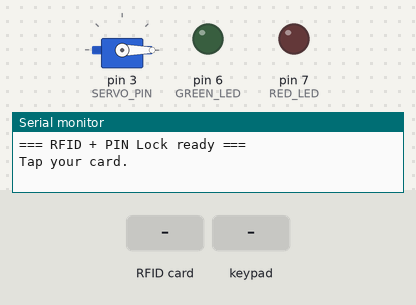
This sketch was run on a simulated Arduino Uno, built with avr-gcc and run on an emulated ATmega328P. Parts: servo, output pins drawn as LEDs (lit = HIGH), the last lines printed to the serial monitor. The test bench sets the inputs (shaded band). Pins used as bus, display or sensor lines are not drawn.

Above: at 1.2 s.
1.3 s: RFID card 5E 7A 19 C4 held to the reader
At 2.1 s:
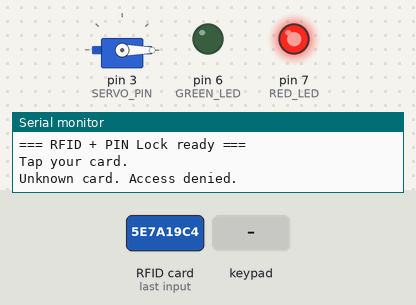
3.8 s: key 'A' pressed
5.3 s: RFID card 53 51 CA 56 held to the reader
Timing chart, 0 to 8.3 s (numbered marks = the images above; inputs shaded):
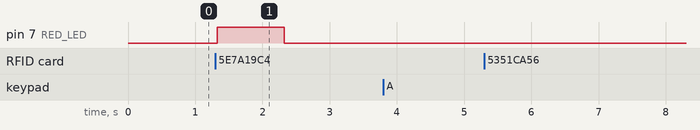

Measured:
- after the input at 1.3 s, pin 7 (RED_LED): LOW → HIGH at once, → LOW 1.0 s later

The sketch:

RFID_PINLOCK.ino
```cpp
/*
  RFID + PIN Door Lock  (Final)
  -----------------------------
  Card UID : 0x53, 0x51, 0xCA, 0x56
  PIN      : MIEA  (press S4, S8, S12, S16)
*/

#include <SPI.h>
#include <MFRC522.h>
#include <Keypad.h>
#include <Servo.h>

#define SS_PIN    10
#define RST_PIN    9
#define SERVO_PIN  3
#define GREEN_LED  6
#define RED_LED    7

MFRC522 rfid(SS_PIN, RST_PIN);
Servo lockServo;

const int LOCKED_ANGLE   = 0;
const int UNLOCKED_ANGLE = 90;

const byte ROWS = 4;
const byte COLS = 4;
char keys[ROWS][COLS] = {
  {'A','B','C','D'},
  {'E','F','G','H'},
  {'I','J','K','L'},
  {'M','N','O','P'}
};
byte rowPins[ROWS] = {2, 4, 5, 8};
byte colPins[COLS] = {A3, A2, A1, A0};
Keypad keypad = Keypad(makeKeymap(keys), rowPins, colPins, ROWS, COLS);

const String CORRECT_PIN = "MIEA";

byte authorizedUIDs[][4] = {
  {0x53, 0x51, 0xCA, 0x56}
};
const int NUM_AUTHORIZED = sizeof(authorizedUIDs) / sizeof(authorizedUIDs[0]);

String enteredPIN = "";
bool cardVerified = false;
unsigned long cardVerifiedAt = 0;
const unsigned long CARD_TIMEOUT = 30000;

int failedAttempts = 0;
unsigned long lockoutUntil = 0;
const int MAX_ATTEMPTS = 3;
const unsigned long LOCKOUT_MS = 30000;

void setup() {
  Serial.begin(9600);
  SPI.begin();
  rfid.PCD_Init();

  pinMode(GREEN_LED, OUTPUT);
  pinMode(RED_LED, OUTPUT);
  digitalWrite(GREEN_LED, LOW);
  digitalWrite(RED_LED, LOW);

  lockServo.attach(SERVO_PIN);
  lockServo.write(LOCKED_ANGLE);

  Serial.println(F("=== RFID + PIN Lock ready ==="));
  Serial.println(F("Tap your card."));
}

void loop() {
  if (millis() < lockoutUntil) return;

  if (cardVerified && millis() - cardVerifiedAt > CARD_TIMEOUT) {
    cardVerified = false;
    enteredPIN = "";
    Serial.println(F("Card verification timed out."));
  }

  if (rfid.PICC_IsNewCardPresent() && rfid.PICC_ReadCardSerial()) {
    if (isAuthorizedCard()) {
      cardVerified = true;
      cardVerifiedAt = millis();
      enteredPIN = "";
      Serial.println(F("Card OK. Enter PIN (4 buttons)."));
    } else {
      Serial.println(F("Unknown card. Access denied."));
      denyAccess();
    }
    rfid.PICC_HaltA();
    rfid.PCD_StopCrypto1();
  }

  char key = keypad.getKey();
  if (key) {
    enteredPIN += key;
    Serial.print(F("*"));

    if (enteredPIN.length() >= CORRECT_PIN.length()) {
      handlePINEntry();
    }
  }
}

bool isAuthorizedCard() {
  for (int i = 0; i < NUM_AUTHORIZED; i++) {
    bool match = true;
    for (int j = 0; j < 4; j++) {
      if (rfid.uid.uidByte[j] != authorizedUIDs[i][j]) { match = false; break; }
    }
    if (match) return true;
  }
  return false;
}

void handlePINEntry() {
  Serial.println();
  if (cardVerified && enteredPIN == CORRECT_PIN) {
    Serial.println(F("Access granted."));
    grantAccess();
    failedAttempts = 0;
  } else {
    Serial.println(F("Access denied."));
    denyAccess();
    failedAttempts++;
    if (failedAttempts >= MAX_ATTEMPTS) {
      Serial.println(F("Too many attempts. Locked out for 30s."));
      lockoutUntil = millis() + LOCKOUT_MS;
      failedAttempts = 0;
    }
  }
  enteredPIN = "";
  cardVerified = false;
}

void grantAccess() {
  digitalWrite(GREEN_LED, HIGH);
  lockServo.write(UNLOCKED_ANGLE);
  delay(3000);
  lockServo.write(LOCKED_ANGLE);
  digitalWrite(GREEN_LED, LOW);
}

void denyAccess() {
  digitalWrite(RED_LED, HIGH);
  delay(1000);
  digitalWrite(RED_LED, LOW);
}
```
